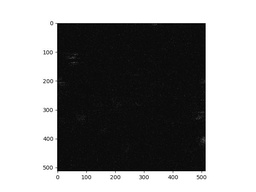
#> input picture Project/data98.jpeg, 256 x 192 px, shrunk from 640 x 480 before the run
$ python vaibhav1.py
#> lines starting #> are read from the running program, lines starting #| are printed output that depends on the picture
# Function to calculate intensity of a pixel

#!/usr/bin/env python3.11
import numpy as np
from PIL import Image
import matplotlib.pyplot as plt

# Function to calculate intensity of a pixel
def calculate_intensity(pixel):
    if len(pixel) == 4:
        r, g, b, a = pixel
    else:
        r, g, b = pixel
    return (r + g + b) / 3

# Open the image
image = Image.open('data98.jpeg')
#> image is the input picture: PIL image 256x192 RGB; min 0, max 255, mean 145.5

# Get image size
width, height = image.size
#> width = 256; height = 192

# Load pixel values
pixels = image.load()

# Initialize an empty array to store intensities
intensity_array = np.zeros((height, width))

# Iterate over each pixel
for y in range(height):
    for x in range(width):
        # Calculate intensity of the current pixel
        current_intensity = calculate_intensity(pixels[x, y])

        # Sum of intensities of the pixel and its neighbors (if within bounds)
        intensity_sum = current_intensity
        count = 1

        # Define neighboring pixels
        neighbors = [(x-1, y), (x+1, y), (x, y-1), (x, y+1), (x-1, y-1), (x+1, y-1), (x-1, y+1), (x+1, y+1)]

        # Iterate over neighboring pixels
        for neighbor_x, neighbor_y in neighbors:
            if 0 <= neighbor_x < width and 0 <= neighbor_y < height:
                intensity_sum += calculate_intensity(pixels[neighbor_x, neighbor_y])
                count += 1

        # Average intensity of the pixel and its neighbors
        average_intensity = intensity_sum / count

        # Store average intensity in the array
        intensity_array[y, x] = average_intensity
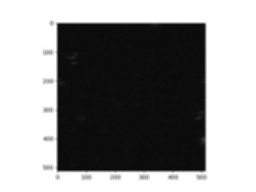
#> intensity_array: shape (192, 256) float64; min 7.44, max 255, mean 145.5

# Display the resulting intensity array
print(intensity_array)
#> (printed output is left out)

# Save the intensity array to a text file
np.savetxt('pic2.2.txt', intensity_array, fmt='%.2f')

#!/usr/bin/env python3.11
import numpy as np
from PIL import Image, ImageDraw

# Load intensity array from the saved text file
#> (the run stopped early here; a loop or call above may not have finished)
